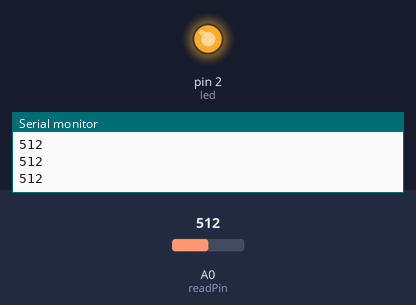
The sketch below on a simulated Arduino Uno, built with avr-gcc and run on an emulated ATmega328P. Shown: output pins drawn as LEDs (lit = HIGH), the last lines printed to the serial monitor. Inputs (shaded band) come from the test bench; at power-on: A0 (readPin) = 512.

Above: at 1.2 s.
1.3 s: A0 (readPin) set to 490
At 2.2 s:
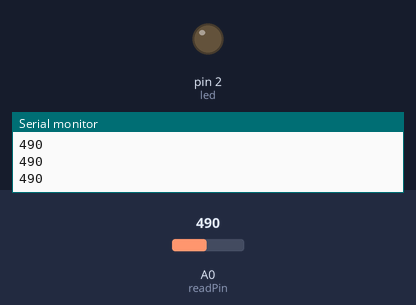
2.9 s: A0 (readPin) set to 510
At 3.6 s:
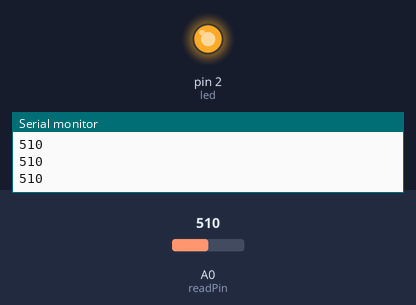
4.5 s: A0 (readPin) set to 306
At 5.0 s:
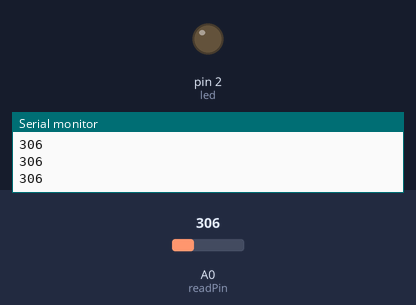
Timing chart, 0 to 7.5 s (numbered marks = the images above; inputs shaded):
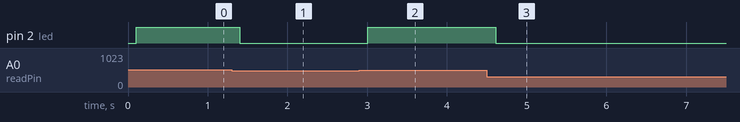

Measured:
- the behaviour switches between 501 and 500 on A0 (readPin) (found by bisection; images 0 and 1)
- after the input at 1.3 s, pin 2 (led): HIGH → LOW after 0.10 s
- after the input at 2.9 s, pin 2 (led): LOW → HIGH after 0.11 s
- after the input at 4.5 s, pin 2 (led): HIGH → LOW after 0.11 s

The sketch:

Bai10.ino
```cpp
//while
int led = 2;
int readPin = A0;
int readVal=0;
int i=0;
void setup() {
  // put your setup code here, to run once:
  Serial.begin(9600);
  pinMode(led,OUTPUT);
  pinMode(readPin,INPUT);
}

void loop() {
  // put your main code here, to run repeatedly:
  readVal = analogRead(readPin);
  Serial.println(readVal);
  delay(100);

  while(readVal>500){
    digitalWrite(led,HIGH);
    readVal = analogRead(readPin);
    Serial.println(readVal);
    delay(100);
  }
  digitalWrite(led,LOW);
}
```
